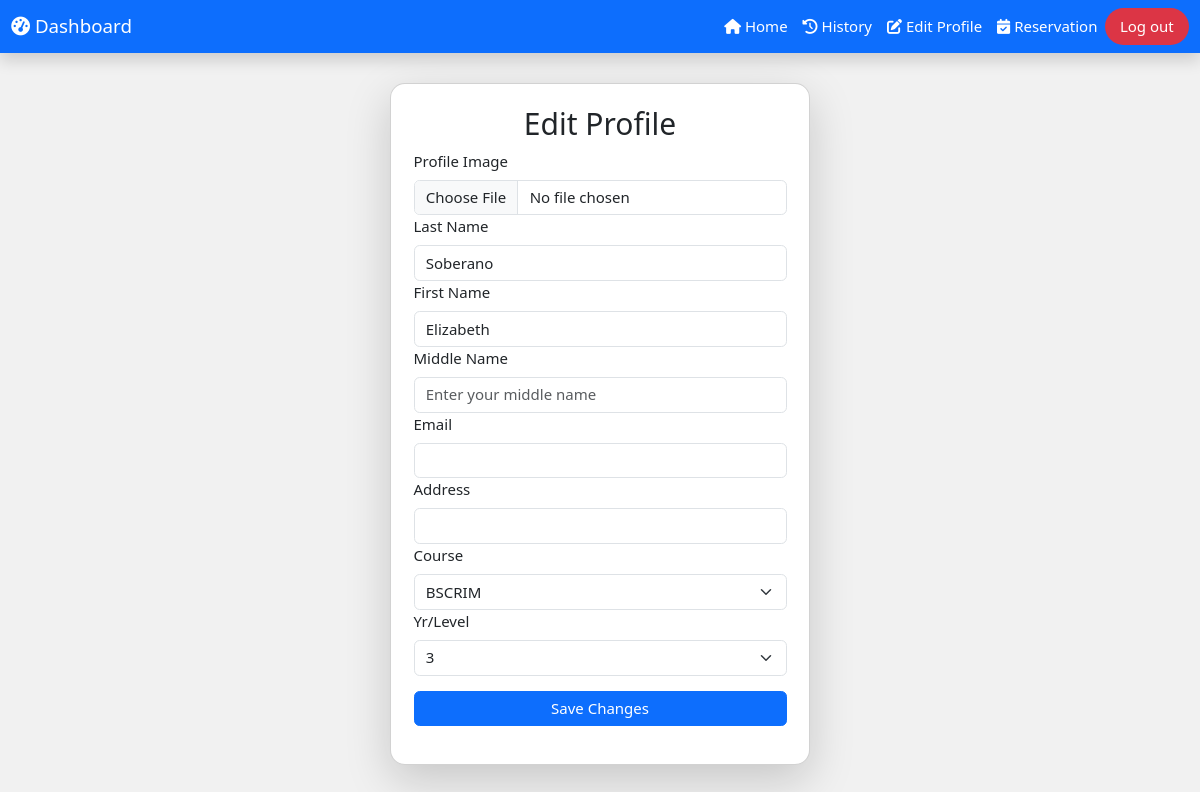
The app's page /users/edit.php (signed in), older data.
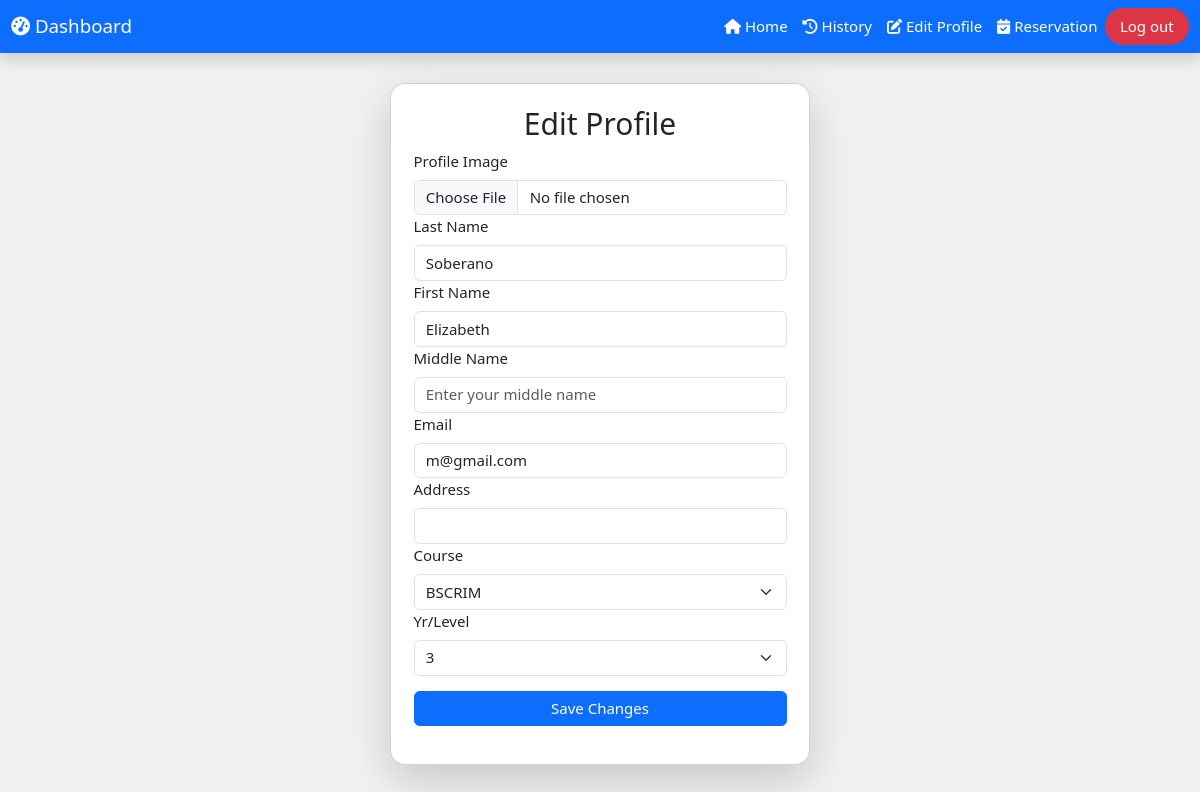
The same page, newer data.
### tables this page shows
CREATE TABLE `user` (
  `id` int(11) NOT NULL,
  `lname` varchar(50) DEFAULT NULL,
  `fname` varchar(50) DEFAULT NULL,
  `MName` varchar(50) DEFAULT NULL,
  `Course` varchar(50) DEFAULT NULL,
  `Level` varchar(10) DEFAULT NULL,
  `username` varchar(50) DEFAULT NULL,
  `password` varchar(255) NOT NULL,
  `image` varchar(255) DEFAULT NULL,
  `email` varchar(100) NOT NULL,
  `address` varchar(255) DEFAULT NULL,
  `role` enum('admin','user') NOT NULL DEFAULT 'user',
  `remaining_session` int(11) NOT NULL DEFAULT 30
);

### users/edit.php (the view, shortened to what this page needs)
<?php
include('db.php');
$username = $_SESSION['username'];
$query = "SELECT id, lname, fname, MName, email, course, level, image, address FROM user WHERE username = ?";
$stmt = $con->prepare($query);
$stmt->bind_param("s", $username);
$stmt->execute();
$result = $stmt->get_result();
if ($result->num_rows > 0) {
    $user_data = $result->fetch_assoc();
} else {
    echo "<script>alert('User not found!'); window.location.href = 'index.php';</script>";
    exit();
}
?>
<!DOCTYPE html>
<html lang="en">
<head>
    <link rel="stylesheet" href="w3.css">
    <link rel="stylesheet" href="https://cdn.jsdelivr.net/npm/bootstrap@5.3.0/dist/css/bootstrap.min.css">
    <link rel="stylesheet" href="https://cdnjs.cloudflare.com/ajax/libs/font-awesome/6.5.1/css/all.min.css">
</head>
<body class="w3-light-grey" style="padding-top: 60px;">
<nav class="navbar navbar-expand-lg navbar-dark bg-primary shadow fixed-top">
    <div class="container-fluid">
        <a class="navbar-brand text-white" href="home.php"><i class="fas fa-tachometer-alt"></i> Dashboard</a>
        <div class="navbar-nav ms-auto">
            <a href="home.php" class="nav-link text-white">
                <i class="fas fa-home"></i> Home
            </a>
            <a href="history.php" class="nav-link text-white">
                <i class="fas fa-history"></i> History
            </a>
            <a href="edit.php" class="nav-link text-white active">
                <i class="fa-solid fa-pen-to-square"></i> Edit Profile
            </a>
            <a href="reservation.php" class="nav-link text-white">
                <i class="fas fa-calendar-check"></i> Reservation
            </a>
            <a href="index.php" class="nav-link text-white bg-danger rounded-pill px-3">Log out</a>
        </div>
    </div>
</nav>
<div class="card shadow-lg rounded-4 p-4 mx-auto mt-4" style="max-width: 420px;">
    <h2 class="text-center">Edit Profile</h2>
    <form method="POST" enctype="multipart/form-data">
        <label class="form-label">Profile Image</label>
        <input class="form-control" type="file" name="image" accept="image/*">
        <label class="form-label">Last Name</label>
        <input class="form-control" type="text" name="lname" value="<?php echo $user_data['lname']; ?>" required placeholder="Enter your last name">
        <label class="form-label">First Name</label>
        <input class="form-control" type="text" name="fname" value="<?php echo $user_data['fname']; ?>" required placeholder="Enter your first name">
        <label class="form-label">Middle Name</label>
        <input class="form-control" type="text" name="MName" value="<?php echo $user_data['MName']; ?>" placeholder="Enter your middle name">
        <label class="form-label">Email</label>
        <input class="form-control" type="email" name="email" value="<?php echo $user_data['email']; ?>" required>
        <label class="form-label">Address</label>
        <input class="form-control" type="text" name="address" value="<?php echo $user_data['address']; ?>">
        <label class="form-label">Course</label>
        <select class="form-select" name="Course" required>
            <?php
            $courses = ['BSED', 'BSIT', 'BSCPE', 'BSCRIM', 'BSCA', 'BSCS', 'BPED'];
            foreach ($courses as $course) {
                $selected = ($user_data['course'] == $course) ? 'selected' : '';
                echo "<option value='$course' $selected>$course</option>";
            }
            ?>
        </select>
        <label class="form-label">Yr/Level</label>
        <select class="form-select" name="Level" required>
            <?php
            for ($i = 1; $i <= 4; $i++) {
                $selected = ($user_data['level'] == $i) ? 'selected' : '';
                echo "<option value='$i' $selected>$i</option>";
            }
            ?>
        </select>
        <p><button type="submit" class="btn btn-primary w-100 mt-3">Save Changes</button></p>
    </form>
</div>
</body>
</html>

Row changes from the older to the newer data that the page shows:
changed user "Soberano": email (not shown) → "m@gmail.com"
